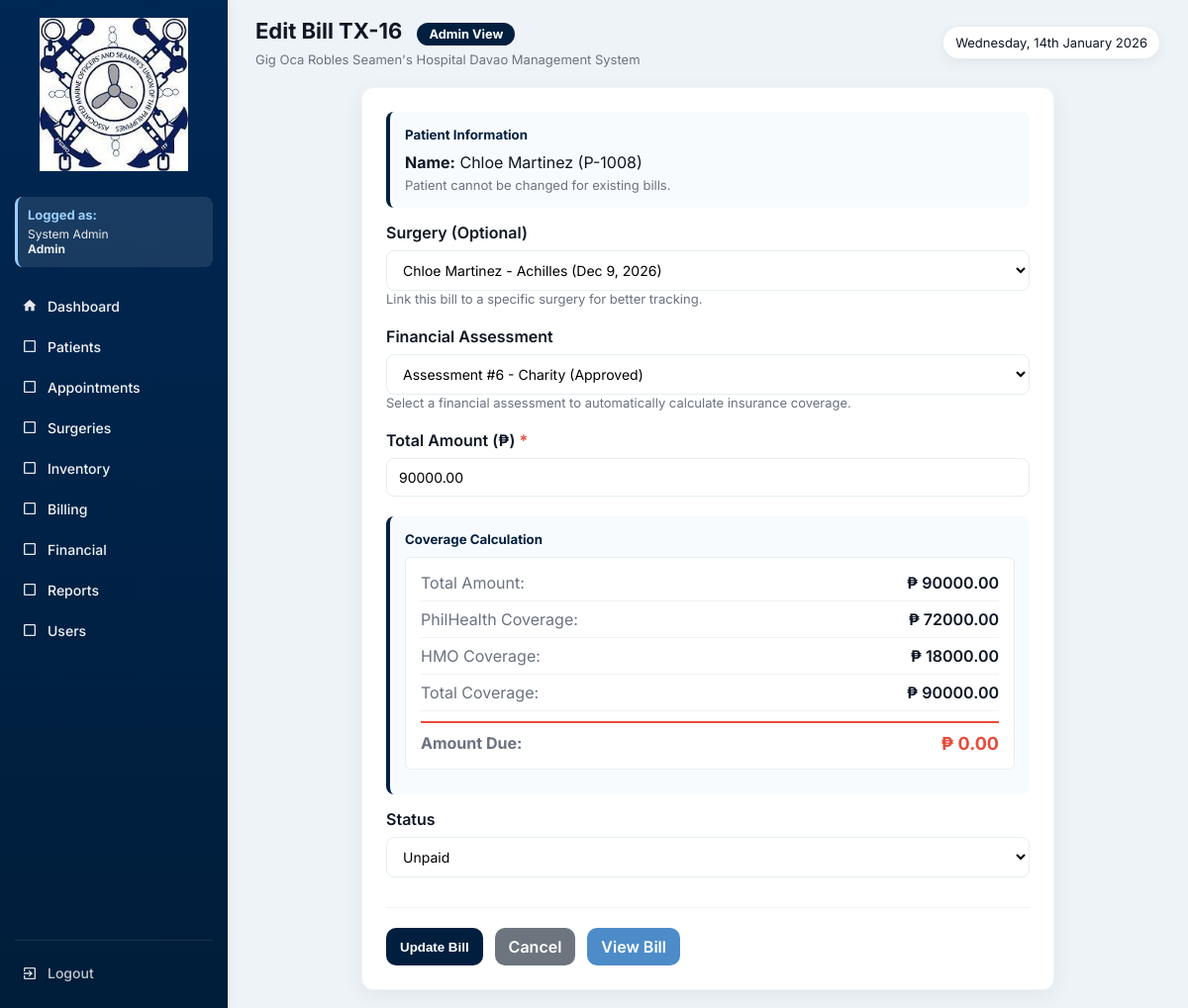
Screenshot of /billing_form.php?id=16 (signed in) with the database file from the repository.
### tables this page shows
CREATE TABLE `billing` (
  `id` int(11) NOT NULL,
  `patient_id` int(11) DEFAULT NULL,
  `financial_id` int(11) DEFAULT NULL,
  `financial_assessment_id` int(11) DEFAULT NULL,
  `surgery_id` int(11) DEFAULT NULL,
  `total_amount` decimal(10,2) DEFAULT NULL,
  `philhealth_coverage` decimal(10,2) DEFAULT 0.00,
  `hmo_coverage` decimal(10,2) DEFAULT 0.00,
  `amount_due` decimal(10,2) DEFAULT NULL,
  `status` enum('Unpaid','Paid') DEFAULT 'Unpaid',
  `created_at` timestamp NOT NULL DEFAULT current_timestamp(),
  `is_archived` tinyint(1) DEFAULT 0,
  `archived_at` datetime DEFAULT NULL,
  `archived_by` int(11) DEFAULT NULL,
  `paid_at` datetime DEFAULT NULL
);

CREATE TABLE `patients` (
  `id` int(11) NOT NULL,
  `patient_code` varchar(20) DEFAULT NULL,
  `first_name` varchar(100) DEFAULT NULL,
  `last_name` varchar(100) DEFAULT NULL,
  `gender` varchar(10) DEFAULT NULL,
  `sex` enum('Male','Female') DEFAULT NULL,
  `birth_date` date DEFAULT NULL,
  `phone` varchar(50) DEFAULT NULL,
  `address` text DEFAULT NULL,
  `guardian` varchar(100) DEFAULT NULL,
  `blood_type` varchar(10) DEFAULT NULL,
  `weight` decimal(5,2) DEFAULT NULL,
  `height` decimal(5,2) DEFAULT NULL,
  `pulse_rate` int(11) DEFAULT NULL,
  `temperature` decimal(4,2) DEFAULT NULL,
  `guardian_name` varchar(150) DEFAULT NULL,
  `created_at` timestamp NOT NULL DEFAULT current_timestamp(),
  `is_archived` tinyint(1) DEFAULT 0,
  `archived_at` datetime DEFAULT NULL,
  `archived_by` int(11) DEFAULT NULL
);

CREATE TABLE `surgeries` (
  `id` int(11) NOT NULL,
  `patient_id` int(11) DEFAULT NULL,
  `doctor_id` int(11) DEFAULT NULL,
  `surgery_type` varchar(150) DEFAULT NULL,
  `schedule_date` date DEFAULT NULL,
  `operating_room` varchar(20) DEFAULT NULL,
  `status` enum('Scheduled','Completed','Cancelled') DEFAULT 'Scheduled',
  `is_archived` tinyint(1) DEFAULT 0,
  `archived_at` datetime DEFAULT NULL,
  `archived_by` int(11) DEFAULT NULL,
  `created_at` timestamp NOT NULL DEFAULT current_timestamp()
);

### functions.php (called while the page is built, shortened)
<?php
function fetchAll($conn, $sql, $types = null, $params = [])
{
    $stmt = $conn->prepare($sql);
    if ($types) {
        $stmt->bind_param($types, ...$params);
    }
    $stmt->execute();
    $res = $stmt->get_result();
    $rows = $res->fetch_all(MYSQLI_ASSOC);
    return $rows;
}
function fetchOne($conn, $sql, $types = null, $params = [])
{
    $stmt = $conn->prepare($sql);
    if ($types) {
        $stmt->bind_param($types, ...$params);
    }
    $stmt->execute();
    $res = $stmt->get_result();
    $row = $res->fetch_assoc();
    return $row;
}
function h($s){
    return htmlspecialchars($s, ENT_QUOTES);
}
?>

### billing_form.php (the view, shortened to what this page needs)
<?php
require 'config.php';
require 'functions.php';
$current_role = $_SESSION['role'] ?? 'Guest';
$current_name = $_SESSION['name'] ?? 'User';
$role_permissions = [
    'Admin' => [
        'dashboard.php' => 'Dashboard',
        'patients.php' => 'Patients',
        'appointments.php' => 'Appointments',
        'surgeries.php' => 'Surgeries',
        'inventory.php' => 'Inventory',
        'billing.php' => 'Billing',
        'financials.php' => 'Financial',
        'reports.php' => 'Reports',
        'users.php' => 'Users'
    ],
    'Doctor' => [
        'dashboard.php' => 'Dashboard',
        'patients.php' => 'Patients',
        'appointments.php' => 'Appointments',
        'surgeries.php' => 'Surgeries',
        'inventory.php' => 'Inventory',
        'reports.php' => 'Reports'
    ],
    'Nurse' => [
        'dashboard.php' => 'Dashboard',
        'patients.php' => 'Patients',
        'appointments.php' => 'Appointments',
        'inventory.php' => 'Inventory',
        'reports.php' => 'Reports'
    ],
    'Staff' => [
        'dashboard.php' => 'Dashboard',
        'patients.php' => 'Patients',
        'appointments.php' => 'Appointments',
        'reports.php' => 'Reports'
    ],
    'Inventory' => [
        'dashboard.php' => 'Dashboard',
        'inventory.php' => 'Inventory',
        'reports.php' => 'Reports'
    ],
    'Billing' => [
        'dashboard.php' => 'Dashboard',
        'billing.php' => 'Billing',
        'financials.php' => 'Financial',
        'reports.php' => 'Reports'
    ],
    'SocialWorker' => [
        'dashboard.php' => 'Dashboard',
        'financials.php' => 'Financial',
        'reports.php' => 'Reports'
    ]
];
$allowed_pages = $role_permissions[$current_role] ?? ['dashboard.php' => 'Dashboard'];
$id = $patient_id = $surgery_id = $total_amount = $philhealth_coverage = $hmo_coverage = $amount_due = $status = "";
$financial_assessment_id = null;
$edit = false;
if (isset($_GET['id'])) {
    $id = (int)$_GET['id'];
    $bill = fetchOne($conn,
        "SELECT b.*, p.first_name, p.last_name, p.patient_code, s.surgery_type,
                fa.id as fa_id, fa.assessment_type, fa.status as fa_status
         FROM billing b
         LEFT JOIN patients p ON b.patient_id = p.id
         LEFT JOIN surgeries s ON b.surgery_id = s.id
         LEFT JOIN financial_assessment fa ON b.financial_assessment_id = fa.id
         WHERE b.id = ?",
        "i",
        [$id]
    );
    if ($bill) {
        $edit = true;
        $patient_id = $bill['patient_id'] ?? '';
        $surgery_id = $bill['surgery_id'] ?? '';
        $financial_assessment_id = $bill['financial_assessment_id'] ?? null;
        $total_amount = $bill['total_amount'] ?? '';
        $status = $bill['status'] ?? 'Unpaid';
        $patient_info = $bill['first_name'] . ' ' . $bill['last_name'] . ' (' . $bill['patient_code'] . ')';
    } else {
        header("Location: billing.php?success=error&message=Bill+not+found");
        exit();
    }
}
$link_bill_id = isset($_GET['bill_id']) ? (int)$_GET['bill_id'] : 0;
$surgeries = fetchAll($conn,
    "SELECT s.id, s.surgery_type, s.schedule_date, p.first_name, p.last_name
     FROM surgeries s
     LEFT JOIN patients p ON s.patient_id = p.id
     WHERE s.status != 'Cancelled'
     ORDER BY s.schedule_date DESC",
    null, []
);
$financial_assessments = [];
if ($patient_id || ($edit && !empty($patient_id))) {
    $pid = $patient_id;
    $financial_assessments = fetchAll($conn,
        "SELECT id, assessment_type, status, philhealth_eligible, hmo_provider,
                CONCAT('Assessment #', id, ' - ', assessment_type, ' (', status, ')') as display_name
         FROM financial_assessment
         WHERE patient_id = ? AND status = 'Approved' AND is_archived = 0
         ORDER BY created_at DESC",
        "i",
        [$pid]
    );
}
?>
<!DOCTYPE html>
<html lang="en">
<head>
</head>
<body>
  <div class="app">
    <aside class="sidebar" id="sidebar">
      <div class="logo-wrap">
        <a href="dashboard.php" class="clickable-image">
          <img src="logo.jpg" alt="Seamen's Cure Logo">
        </a>
      </div>
      <div class="user-info">
        <h4>Logged as:</h4>
        <p><?php echo htmlspecialchars($current_name); ?><br><strong><?php echo htmlspecialchars($current_role); ?></strong></p>
      </div>
      <nav class="menu" id="mainMenu">
        <a href="dashboard.php" class="menu-item">
          <span class="icon">
            <svg viewBox="0 0 24 24" fill="currentColor">
              <path d="M10 20v-6h4v6h5v-8h3L12 3 2 12h3v8z"/>
            </svg>
          </span>
          <span class="label">Dashboard</span>
        </a>
        <?php foreach($allowed_pages as $page => $label): ?>
          <?php if($page !== 'dashboard.php'): ?>
            <a href="<?php echo $page; ?>" class="menu-item <?php echo basename($_SERVER['PHP_SELF']) == $page ? 'active' : ''; ?>">
              <span class="icon">
                <?php
                  $icons = [
                    'patients.php' => '<svg viewBox="0 0 24 24" fill="currentColor"><path d="M12 12c2.21 0 4-1.79 4-4s-1.79-4-4-4-4 1.79-4 4 1.79 4 4 4zm0 2c-2.67 0-8 1.34-8 4v2h16v-2c0-2.66-5.33-4-8-4z"/></svg>',
                    'appointments.php' => '<svg viewBox="0 0 24 24" fill="currentColor"><path d="M19 3h-1V1h-2v2H8V1H6v2H5c-1.11 0-1.99.9-1.99 2L3 19c0 1.1.89 2 2 2h14c1.1 0 2-.9 2-2V5c0-1.1-.9-2-2-2zm0 16H5V8h14v11zM7 10h5v5H7z"/></svg>',
                    'surgeries.php' => '<svg viewBox="0 0 24 24" fill="currentColor"><path d="M12 2C8.13 2 5 5.13 5 9c0 5.25 7 13 7 13s7-7.75 7-13c0-3.87-3.13-7-7-7zm0 9.5c-1.38 0-2.5-1.12-2.5-2.5s1.12-2.5 2.5-2.5 2.5 1.12 2.5 2.5-1.12 2.5-2.5 2.5z"/></svg>',
                    'inventory.php' => '<svg viewBox="0 0 24 24" fill="currentColor"><path d="M20 8h-3V4H7v4H4v14h16V8zM9 6h6v2H9V6zm11 14H4v-9h16v9zm-7-7H8v-2h5v2z"/></svg>',
                    'billing.php' => '<svg viewBox="0 0 24 24" fill="currentColor"><path d="M11.8 10.9c-2.27-.59-3-1.2-3-2.15 0-1.09 1.01-1.85 2.7-1.85 1.78 0 2.44.85 2.5 2.1h2.21c-.07-1.72-1.12-3.3-3.21-3.81V3h-3v2.16c-1.94.42-3.5 1.68-3.5 3.61 0 2.31 1.91 3.46 4.7 4.13 2.5.6 3 1.48 3 2.41 0 .69-.49 1.79-2.7 1.79-2.06 0-2.87-.92-2.98-2.1h-2.2c.12 2.19 1.76 3.42 3.68 3.83V21h3v-2.15c1.95-.37 3.5-1.5 3.5-3.55 0-2.84-2.43-3.81-4.7-4.4z"/></svg>',
                    'financials.php' => '<svg viewBox="0 0 24 24" fill="currentColor"><path d="M3 13h8V3H3v10zm0 8h8v-6H3v6zm10 0h8V11h-8v10zm0-18v6h8V3h-8z"/></svg>',
                    'reports.php' => '<svg viewBox="0 0 24 24" fill="currentColor"><path d="M19 3H5c-1.1 0-2 .9-2 2v14c0 1.1.9 2 2 2h14c1.1 0 2-.9 2-2V5c0-1.1-.9-2-2-2zM9 17H7v-7h2v7zm4 0h-2V7h2v10zm4 0h-2v-4h2v4z"/></svg>',
                    'users.php' => '<svg viewBox="0 0 24 24" fill="currentColor"><path d="M16 11c1.66 0 2.99-1.34 2.99-3S17.66 5 16 5c-1.66 0-3 1.34-3 3s1.34 3 3 3zm-8 0c1.66 0 2.99-1.34 2.99-3S9.66 5 8 5C6.34 5 5 6.34 5 8s1.34 3 3 3zm0 2c-2.33 0-7 1.17-7 3.5V19h14v-2.5c0-2.33-4.67-3.5-7-3.5zm8 0c-.29 0-.62.02-.97.05 1.16.84 1.97 1.97 1.97 3.45V19h6v-2.5c0-2.33-4.67-3.5-7-3.5z"/></svg>'
                  ];
                  echo $icons[$page] ?? '<svg viewBox="0 0 24 24" fill="currentColor"><path d="M19 5v14H5V5h14m0-2H5c-1.1 0-2 .9-2 2v14c0 1.1.9 2 2 2h14c1.1 0 2-.9 2-2V5c0-1.1-.9-2-2-2z"/></svg>';
                ?>
              </span>
              <span class="label"><?php echo $label; ?></span>
            </a>
          <?php endif; ?>
        <?php endforeach; ?>
      </nav>
      <div class="sidebar-bottom">
        <a href="logout.php" class="menu-item" style="color: rgba(255,255,255,0.8);">
          <span class="icon">
            <svg viewBox="0 0 24 24" fill="currentColor">
              <path d="M10.09 15.59L11.5 17l5-5-5-5-1.41 1.41L12.67 11H3v2h9.67l-2.58 2.59zM19 3H5c-1.11 0-2 .9-2 2v4h2V5h14v14H5v-4H3v4c0 1.1.89 2 2 2h14c1.1 0 2-.9 2-2V5c0-1.1-.9-2-2-2z"/>
            </svg>
          </span>
          <span class="label">Logout</span>
        </a>
      </div>
    </aside>
    <div class="main" id="mainContent">
      <div class="topbar">
        <div class="top-left">
          <h1><?php echo $edit ? "Edit Bill TX-" . $id : ($link_bill_id ? "Link Financial Assessment to Bill" : "Create New Bill"); ?>
            <span class="role-badge role-<?php echo strtolower($current_role); ?>">
              <?php echo htmlspecialchars($current_role); ?> View
            </span>
          </h1>
          <p>Gig Oca Robles Seamen's Hospital Davao Management System</p>
        </div>
        <div class="top-actions">
          <div class="date-pill"><?php echo date('l, jS F Y'); ?></div>
        </div>
      </div>
      <div class="form-container">
        <form method="POST" onsubmit="return validateForm()">
          <?php if ($edit && !$link_bill_id): ?>
            <div class="patient-display">
              <h5>Patient Information</h5>
              <p><strong>Name:</strong> <?php echo htmlspecialchars($patient_info ?? ''); ?></p>
              <div class="muted">Patient cannot be changed for existing bills.</div>
            </div>
          <?php endif; ?>
          <div class="form-group">
            <label class="form-label">Surgery (Optional)</label>
            <select name="surgery_id" class="form-select">
              <?php foreach($surgeries as $surgery): ?>
                <option value="<?php echo h($surgery['id']); ?>"
                  <?php echo $surgery_id == $surgery['id'] ? 'selected' : ''; ?>>
                  <?php echo h($surgery['first_name'] . ' ' . $surgery['last_name'] . ' - ' . $surgery['surgery_type']); ?>
                  (<?php echo date('M j, Y', strtotime($surgery['schedule_date'])); ?>)
                </option>
              <?php endforeach; ?>
            </select>
            <div class="muted mt-1">Link this bill to a specific surgery for better tracking.</div>
          </div>
          <div class="form-group">
            <label class="form-label">Financial Assessment</label>
            <select name="financial_assessment_id" id="financialAssessmentSelect" class="form-select" onchange="calculateCoverage()">
              <?php if (!empty($financial_assessments)): ?>
                <?php foreach($financial_assessments as $fa): ?>
                  <option value="<?php echo h($fa['id']); ?>"
                    <?php echo $financial_assessment_id == $fa['id'] ? 'selected' : ''; ?>
                    data-type="<?php echo h($fa['assessment_type']); ?>"
                    data-philhealth="<?php echo $fa['philhealth_eligible']; ?>"
                    data-hmo="<?php echo h($fa['hmo_provider'] ?? ''); ?>">
                    <?php echo h($fa['display_name']); ?>
                  </option>
                <?php endforeach; ?>
              <?php endif; ?>
            </select>
            <div class="muted mt-1">
              Select a financial assessment to automatically calculate insurance coverage.
            </div>
          </div>
          <div class="form-group">
            <label class="form-label required">Total Amount (₱)</label>
            <input type="number" name="total_amount" id="totalAmount" class="form-control"
                   step="0.01" min="0" required
                   value="<?php echo h($total_amount); ?>" oninput="calculateCoverage()">
          </div>
          <div id="coveragePreview" style="display: <?php echo ($total_amount > 0 && !empty($financial_assessment_id)) ? 'block' : 'none'; ?>;">
            <div class="assessment-info">
              <h5>Coverage Calculation</h5>
              <div class="coverage-preview">
                <div class="coverage-row">
                  <span class="coverage-label">Total Amount:</span>
                  <span class="coverage-value" id="previewTotal">₱ 0.00</span>
                </div>
                <div class="coverage-row">
                  <span class="coverage-label">PhilHealth Coverage:</span>
                  <span class="coverage-value" id="previewPhilhealth">₱ 0.00</span>
                </div>
                <div class="coverage-row">
                  <span class="coverage-label">HMO Coverage:</span>
                  <span class="coverage-value" id="previewHMO">₱ 0.00</span>
                </div>
                <div class="coverage-row">
                  <span class="coverage-label">Total Coverage:</span>
                  <span class="coverage-value" id="previewTotalCoverage">₱ 0.00</span>
                </div>
                <div class="coverage-row" style="border-top: 2px solid #e74c3c; padding-top: 10px; margin-top: 10px;">
                  <span class="coverage-label" style="font-weight: 700;">Amount Due:</span>
                  <span class="coverage-amount-due" id="previewAmountDue">₱ 0.00</span>
                </div>
              </div>
            </div>
          </div>
          <div class="form-group">
            <label class="form-label">Status</label>
            <select name="status" class="form-select">
              <option value="Unpaid" <?php echo $status == 'Unpaid' ? 'selected' : ''; ?>>Unpaid</option>
            </select>
          </div>
          <div class="form-actions">
            <button type="submit" class="btn">
              <?php echo $edit ? "Update Bill" : ($link_bill_id ? "Link Assessment" : "Create Bill"); ?>
            </button>
            <a href="billing.php" class="btn btn-secondary">Cancel</a>
            <?php if ($edit && !$link_bill_id): ?>
              <a href="billing_view.php?id=<?php echo h($id); ?>" class="btn" style="background: var(--light-blue);">View Bill</a>
            <?php endif; ?>
          </div>
        </form>
      </div>
    </div>
  </div>
</body>
</html>

### rows the page displays
billing: patient.patient_code "Chloe Martinez (P-1008)", surgery_id "Chloe Martinez - Achilles (Dec 9, 2026)", financial_assessment_id "Assessment #6 - Charity (Approved)", total_amount "90000.00", status "Unpaid"

### other values shown
$current_name "System Admin"
$current_role "Admin"
$label "Patients"
$label "Appointments"
$label "Surgeries"
$label "Inventory"
$label "Billing"
$label "Financial"
$label "Reports"
$label "Users"
$id "16"
